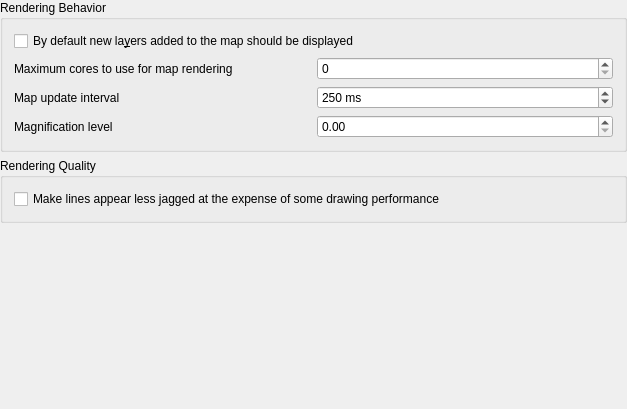
<?xml version='1.0' encoding='utf-8'?>
<ui version="4.0">
 <class>QgsRenderingOptionsWidgetBase</class>
 <widget class="QWidget" name="QgsRenderingOptionsWidgetBase">
  <property name="geometry">
   <rect>
    <x>0</x>
    <y>0</y>
    <width>627</width>
    <height>409</height>
   </rect>
  </property>
  <property name="sizePolicy">
   <sizepolicy hsizetype="Minimum" vsizetype="Minimum">
    <horstretch>0</horstretch>
    <verstretch>0</verstretch>
   </sizepolicy>
  </property>
  <property name="windowTitle">
   <string>Rendering Options</string>
  </property>
  <layout class="QGridLayout" name="gridLayout">
   <property name="leftMargin">
    <number>0</number>
   </property>
   <property name="topMargin">
    <number>0</number>
   </property>
   <property name="rightMargin">
    <number>0</number>
   </property>
   <property name="bottomMargin">
    <number>0</number>
   </property>
   <item row="0" column="0">
    <widget class="QgsCollapsibleGroupBox" name="groupBox_5">
     <property name="title">
      <string>Rendering Behavior</string>
     </property>
     <layout class="QGridLayout" name="gridLayout_2">
      <item row="0" column="0" colspan="2">
       <widget class="QCheckBox" name="chkAddedVisibility">
        <property name="text">
         <string>By default new la&amp;yers added to the map should be displayed</string>
        </property>
       </widget>
      </item>
      <item row="2" column="1">
       <widget class="QgsSpinBox" name="spinMapUpdateInterval">
        <property name="suffix">
         <string> ms</string>
        </property>
        <property name="maximum">
         <number>999999</number>
        </property>
        <property name="singleStep">
         <number>50</number>
        </property>
        <property name="value">
         <number>250</number>
        </property>
       </widget>
      </item>
      <item row="3" column="0">
       <widget class="QLabel" name="labelMagnifier">
        <property name="text">
         <string>Magnification level</string>
        </property>
       </widget>
      </item>
      <item row="1" column="1">
       <widget class="QgsSpinBox" name="spinMaxThreads" />
      </item>
      <item row="2" column="0">
       <widget class="QLabel" name="label_56">
        <property name="text">
         <string>Map update interval</string>
        </property>
       </widget>
      </item>
      <item row="3" column="1">
       <widget class="QgsDoubleSpinBox" name="doubleSpinBoxMagnifierDefault" />
      </item>
      <item row="1" column="0">
       <widget class="QLabel" name="label">
        <property name="text">
         <string>Maximum cores to use for map rendering</string>
        </property>
       </widget>
      </item>
     </layout>
    </widget>
   </item>
   <item row="1" column="0">
    <widget class="QgsCollapsibleGroupBox" name="groupBox_8">
     <property name="title">
      <string>Rendering Quality</string>
     </property>
     <layout class="QVBoxLayout" name="_5">
      <property name="leftMargin">
       <number>11</number>
      </property>
      <property name="topMargin">
       <number>11</number>
      </property>
      <property name="rightMargin">
       <number>11</number>
      </property>
      <property name="bottomMargin">
       <number>11</number>
      </property>
      <item>
       <widget class="QCheckBox" name="chkAntiAliasing">
        <property name="text">
         <string>Make lines appear less jagged at the expense of some drawing performance</string>
        </property>
       </widget>
      </item>
     </layout>
    </widget>
   </item>
   <item row="2" column="0">
    <spacer name="verticalSpacer">
     <property name="orientation">
      <enum>Qt::Vertical</enum>
     </property>
     <property name="sizeHint" stdset="0">
      <size>
       <width>20</width>
       <height>40</height>
      </size>
     </property>
    </spacer>
   </item>
  </layout>
 </widget>
 <layoutdefault spacing="6" margin="11" />
 <customwidgets>
  <customwidget>
   <class>QgsCollapsibleGroupBox</class>
   <extends>QGroupBox</extends>
   <header>qgis.gui</header>
   <container>1</container>
  </customwidget>
  <customwidget>
   <class>QgsSpinBox</class>
   <extends>QSpinBox</extends>
   <header>qgis.gui</header>
  </customwidget>
  <customwidget>
   <class>QgsDoubleSpinBox</class>
   <extends>QDoubleSpinBox</extends>
   <header>qgis.gui</header>
  </customwidget>
 </customwidgets>
 <tabstops>
  <tabstop>chkAddedVisibility</tabstop>
  <tabstop>spinMaxThreads</tabstop>
  <tabstop>spinMapUpdateInterval</tabstop>
  <tabstop>doubleSpinBoxMagnifierDefault</tabstop>
  <tabstop>chkAntiAliasing</tabstop>
 </tabstops>
 <resources />
 <connections />
</ui>
